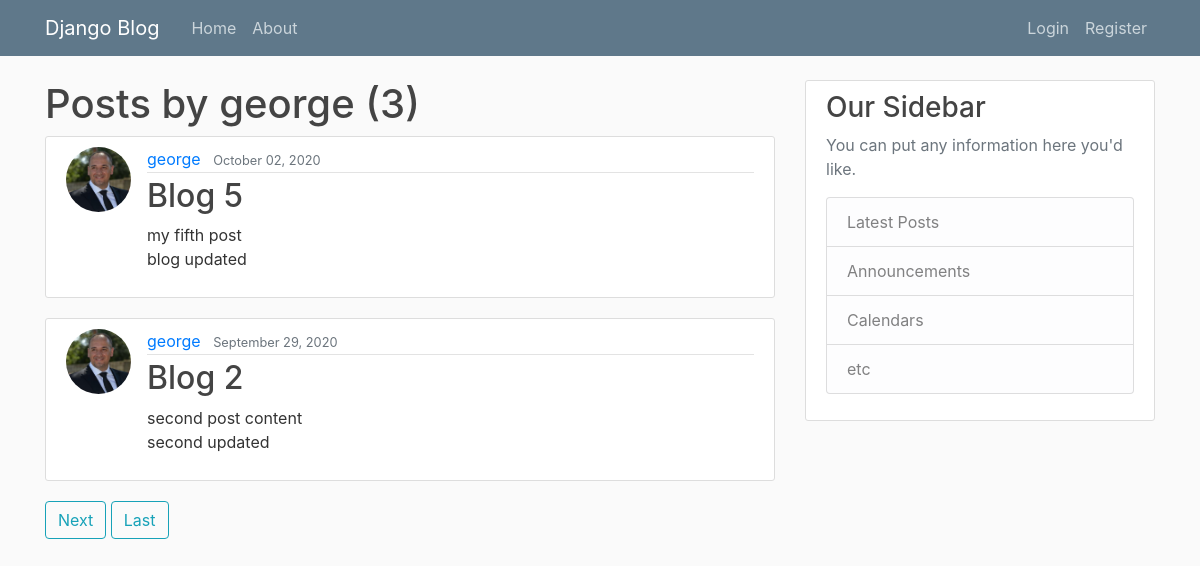
The page /user/george on the database its author committed.
### blog/models.py (models this page shows, shortened)
class Post(models.Model):
    title = models.CharField(max_length=100)
    content = models.TextField()
    date_posted = models.DateTimeField(default=timezone.now)
    author = models.ForeignKey(User, on_delete=models.CASCADE)

### users/models.py (models this page shows, shortened)
class Profile(models.Model):
    user = models.OneToOneField(User, on_delete=models.CASCADE)
    image = models.ImageField(default='default.jpg',upload_to='profile_pics')

### blog/views.py (the view)
# urls.py: path('user/<str:username>', UserPostListView.as_view(), name='user-posts'),
class UserPostListView(ListView):
    model = Post
    template_name = 'blog/user_posts.html'  # <app>/<model>_<viewtype>.html
    context_object_name = 'posts'
    ordering = ['-date_posted']
    paginate_by = 2
    def get_queryset(self):
        user = get_object_or_404(User, username=self.kwargs.get('username'))
        return Post.objects.filter(author=user).order_by('-date_posted')

### blog/templates/blog/user_posts.html (shortened to what this page needs)
{% extends 'blog/base.html' %}
{% block content %}
<h1>Posts by {{view.kwargs.username}} ({{page_obj.paginator.count}})</h1>
{% for post in posts %}
<article class="media content-section">
    <img class="rounded-circle article-img" src="{{post.author.profile.image.url}}">
    <div class="media-body">
        <div class="article-metadata">
            <a class="mr-2" href="{% url 'user-posts' post.author.username %}">{{ post.author }}</a>
            <small class="text-muted">{{ post.date_posted | date:"F d, Y" }}</small>
        </div>
        <h2><a class="article-title" href="{% url 'post-detail' post.id %}">{{ post.title }}</a></h2>
        <p class="article-content">{{ post.content }}</p>
    </div>
</article>
{%endfor%}
{% if is_paginated %}
{% if page_obj.has_next %}
<a class="btn btn-outline-info mb-4" href="?page={{page_obj.next_page_number}}">Next</a>
<a class="btn btn-outline-info mb-4" href="?page={{page_obj.paginator.num_pages}}">Last</a>
{% endif %}
{% endif %}
{% endblock content%}

### blog/static/blog/main.css (style rules this page uses)
body { background: #fafafa; color: #333333; margin-top: 5rem; }
h1, h2, h3, h4, h5, h6 { color: #444444; }
.content-section { background: #ffffff; padding: 10px 20px; border: 1px solid #dddddd; border-radius: 3px; margin-bottom: 20px; }
.article-title { color: #444444; }
.article-content { white-space: pre-line; }
.article-img { height: 65px; width: 65px; margin-right: 16px; }
.article-metadata { padding-bottom: 1px; margin-bottom: 4px; border-bottom: 1px solid #e3e3e3 }

### rows shown on the page
Post: author.profile.image (picture), author "george", date_posted "October 02, 2020", title "Blog 5", content "my fifth post blog updated"
Post: author.profile.image (picture), author "george", date_posted "September 29, 2020", title "Blog 2", content "second post content second updated"

### other values the page prints
{{ view.kwargs.username }} "george"
{{ page_obj.paginator.count }} "3"
